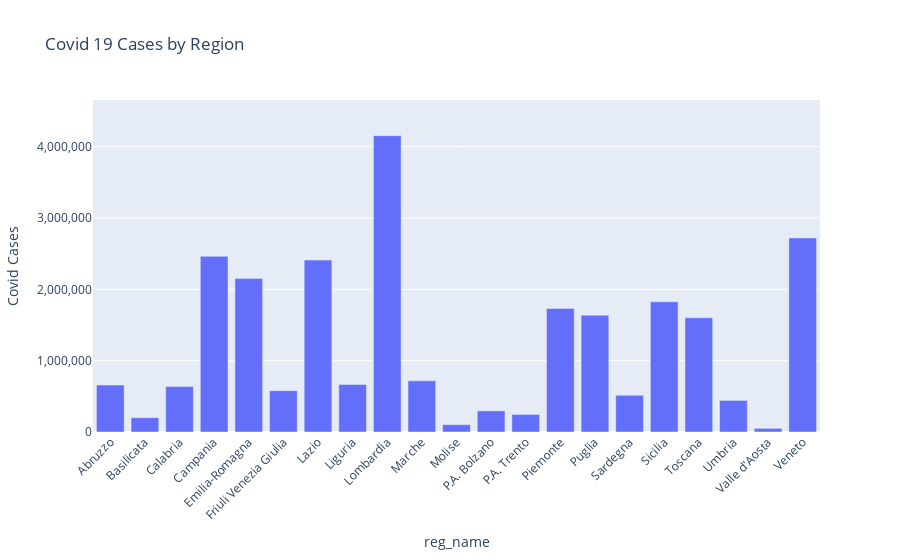

Here is the notebook cell this chart was saved with:
### Code cell
fig = px.bar(regions_df2, x='reg_name', y='total_cases', title='Covid 19 Cases by Region',
            labels={'region': 'Italian Regions', 'total_cases': 'Covid Cases'}) # set labels
fig.update_layout(
    xaxis_tickangle=-45,
    yaxis_tickformat=',.0f',
    yaxis_range=[0, regions_df2['total_cases'].max()+500000]
    ) # set x-axis tick angle and y-axis tick format
fig.show()

### Figure 1 — Plotly figure (JSON) as saved in the notebook; plotly's stock layout.template omitted (floating-point values rounded to 4 significant figures)
{"data": [{"alignmentgroup": "True", "hovertemplate": "reg_name=%{x}<br>Covid Cases=%{y}<extra></extra>", "legendgroup": "", "marker": {"color": "#636efa", "pattern": {"shape": ""}}, "name": "", "offsetgroup": "", "orientation": "v", "showlegend": false, "textposition": "auto", "type": "bar", "x": ["Abruzzo", "Basilicata", "Calabria", "Campania", "Emilia-Romagna", "Friuli Venezia Giulia", "Lazio", "Liguria", "Lombardia", "Marche", "Molise", "P.A. Bolzano", "P.A. Trento", "Piemonte", "Puglia", "Sardegna", "Sicilia", "Toscana", "Umbria", "Valle d'Aosta", "Veneto"], "xaxis": "x", "y": [658123, 200484, 636799, 2463300, 2151288, 579908, 2410793, 666306, 4154840, 717365, 102553, 295992, 246064, 1732871, 1637105, 513631, 1825465, 1601530, 442756, 50802, 2721233], "yaxis": "y"}], "layout": {"barmode": "relative", "legend": {"tracegroupgap": 0}, "title": {"text": "Covid 19 Cases by Region"}, "xaxis": {"anchor": "y", "domain": [0, 1], "tickangle": -45, "title": {"text": "reg_name"}}, "yaxis": {"anchor": "x", "domain": [0, 1], "range": [0, 4654840], "tickformat": ",.0f", "title": {"text": "Covid Cases"}}}}
